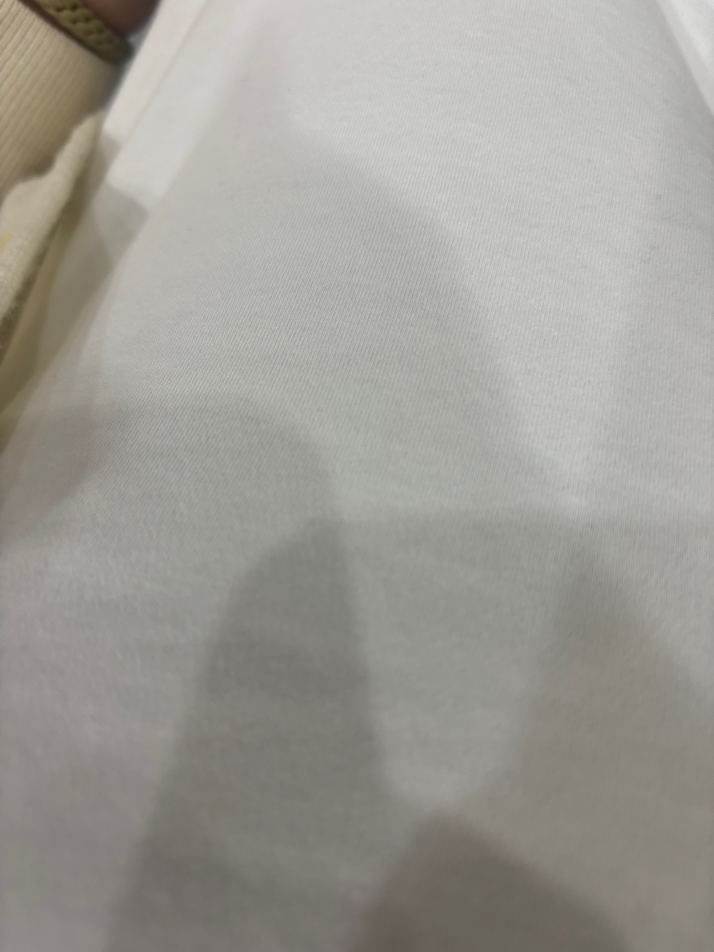
#> input picture data/real/test/fabric_white.jpg, 4284 x 5712 px, given in place of assignment_screen.jpg, which was not available (shown at 1/6 size)
$ python multiscale.py
#> lines starting #> are read from the running program, lines starting #| are printed output that depends on the picture
"""Does looking at a bigger window help with coarse moiré?

For every patch we also run the detector on a window 2x and 4x as big,
centred on the patch and shrunk back to the patch size. Coarse stripes then
get enough periods to give a peak. A patch counts as "found" if any of the
windows finds a peak.

Usage (from the repo root):
    python experiments/multiscale.py
"""
import sys
from pathlib import Path

import cv2
import numpy as np

sys.path.insert(0, str(Path(__file__).resolve().parent.parent))  # find moire/
from moire.detection import detect_peaks

SCALE, P = 0.25, 128
PHOTOS = ["assignment", "github", "opencv", "eclass"]


def window(img, r, c, k):
    """k*P window centred on patch (r, c), pushed inside the image, shrunk to P."""
    H, W = img.shape
    size = min(k * P, H, W)
    cy, cx = r * P + P // 2, c * P + P // 2
    y0 = int(np.clip(cy - size // 2, 0, H - size))
    x0 = int(np.clip(cx - size // 2, 0, W - size))
    win = img[y0:y0 + size, x0:x0 + size]
    return cv2.resize(win, (P, P), interpolation=cv2.INTER_AREA) if size != P else win


def hit_grid(img, ks):
    rows, cols = img.shape[0] // P, img.shape[1] // P
    grid = np.zeros((rows, cols), dtype=bool)
    for r in range(rows):
        for c in range(cols):
            grid[r, c] = any(detect_peaks(window(img, r, c, k)) for k in ks)
    return grid


def load(path):
#> called with path = 'data/real/assignment_screen.jpg'
    img = cv2.imread(str(path), cv2.IMREAD_GRAYSCALE)
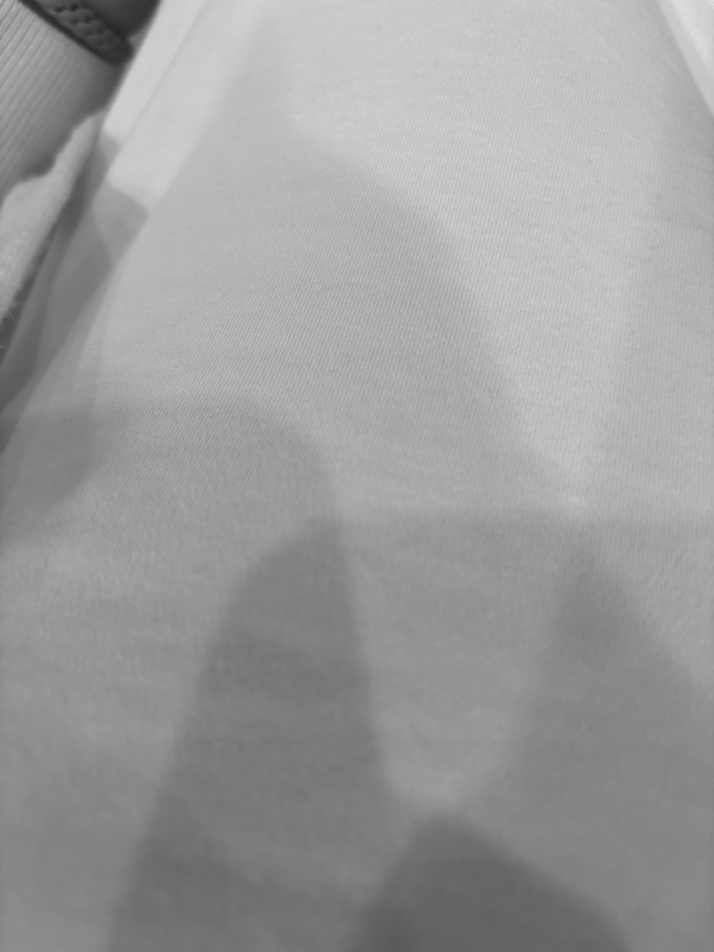
#> img: shape (5712, 4284) (shown at 1/6 size); min 35, max 225, mean 156.1
    img = cv2.resize(img, None, fx=SCALE, fy=SCALE, interpolation=cv2.INTER_AREA)
#> img: shape (1428, 1071)
    return img.astype(np.float32) / 255


photos = {name: load(f"data/real/{name}_screen.jpg") for name in PHOTOS}
#> call 2 of load, with path = 'data/real/github_screen.jpg'
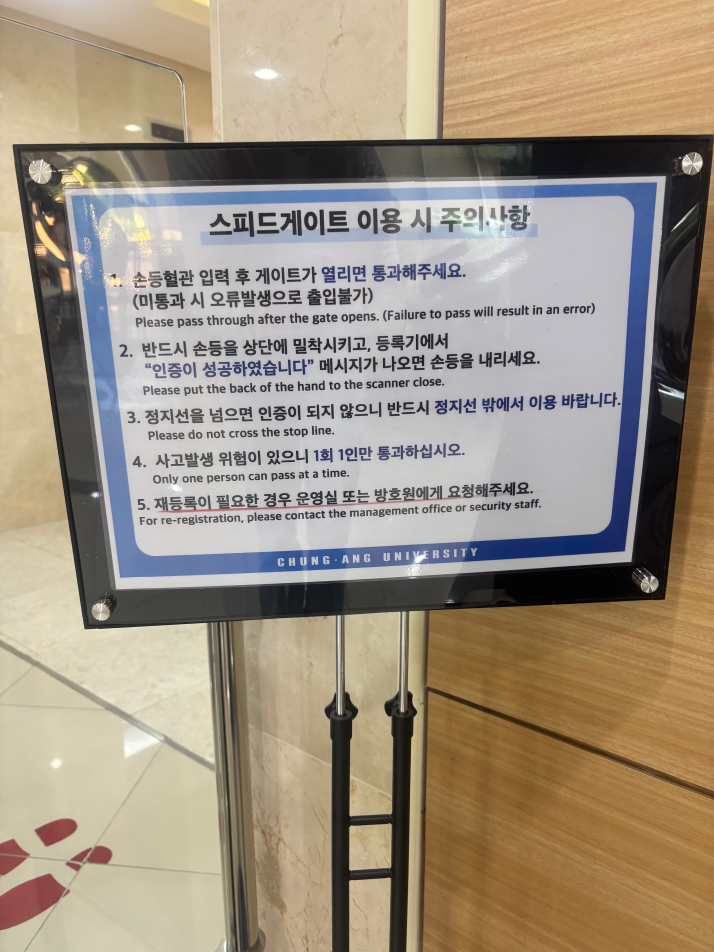
#> input picture data/real/test/paper_sign.jpg, 4284 x 5712 px, given in place of github_screen.jpg, which was not available (shown at 1/6 size)
#> in load (call 2), `img = cv2.imread(str(path), cv2.IMREAD_GRAYSCALE)`:
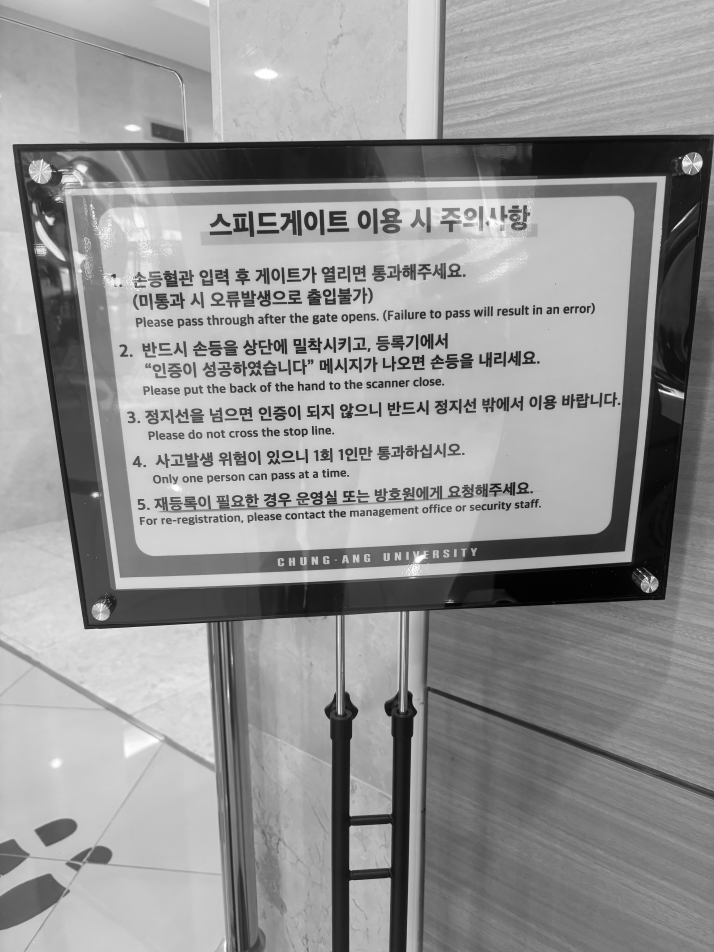
#> img: shape (5712, 4284) (shown at 1/6 size); min 0, max 255, mean 147.9
#> (the run stopped early here; a loop or call above may not have finished)
